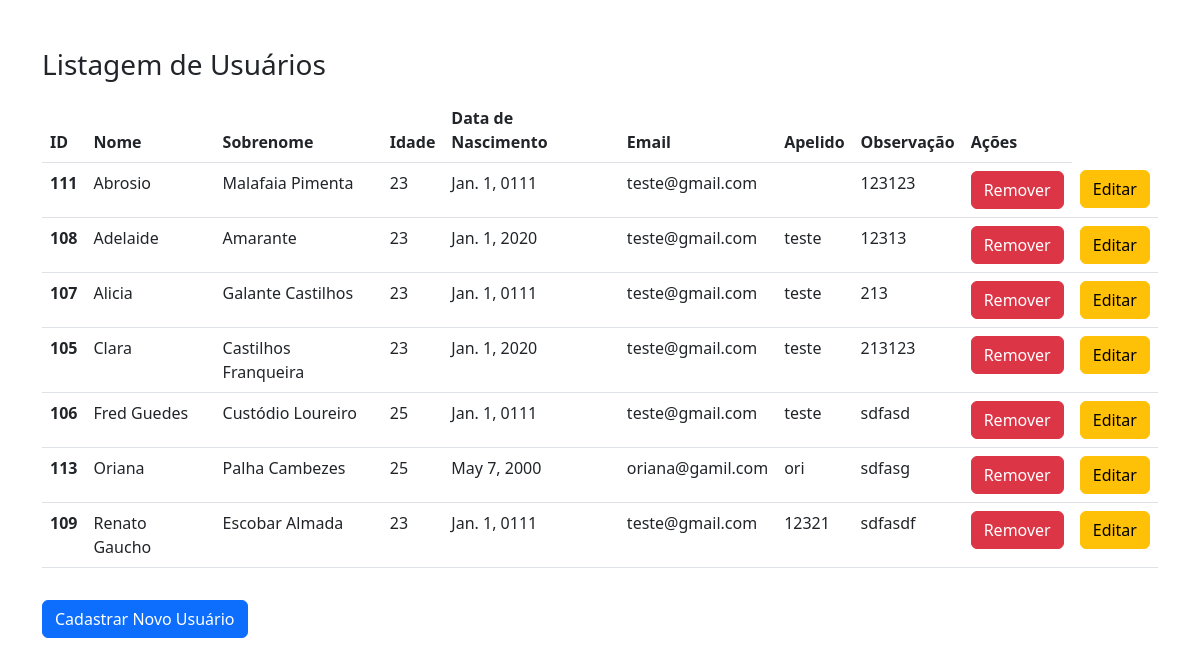
The app's page /listagem with its own data.
### app_cadastro/models.py (models this page shows, shortened)
class User(models.Model):
    nome = models.CharField(max_length=100)
    sobrenome = models.CharField(max_length=100)
    idade = models.IntegerField()
    data_nascimento = models.DateField()
    email = models.CharField(max_length=200)
    apelido = models.CharField(max_length=100, blank=True)
    observacao = models.CharField(max_length=300, blank=True)

### app_cadastro/views.py (the view)
# urls.py: path("listagem", views.tela_listagem, name="listagem"),
def tela_listagem(request):
    context = {}
    users = User.objects.all()
    ordered_users = users.order_by("nome", "sobrenome")
    context["users"] = ordered_users
    return render(request, "listagem.html", context=context)

### templates/listagem.html (shortened to what this page needs)
{% extends 'base.html' %}
{% load static %}
{% block body %}
{% if users %}
<h3 class="mb-3">Listagem de Usuários</h3>
<table class="table">
    <thead>
        <tr>
            <th scope="col">ID</th>
            <th scope="col">Nome</th>
            <th scope="col">Sobrenome</th>
            <th scope="col">Idade</th>
            <th scope="col">Data de Nascimento</th>
            <th scope="col">Email</th>
            <th scope="col">Apelido</th>
            <th scope="col">Observação</th>
            <th scope="col">Ações</th>
        </tr>
    </thead>
    <tbody>
    {% for user in users %}
        <tr>
            <th scope="row" class="id">{{user.id}}</th>
            <td class="nome">{{user.nome}}</td>
            <td class="sobrenome">{{user.sobrenome}}</td>
            <td class="idade">{{user.idade}}</td>
            <td class="data_nascimento">{{user.data_nascimento}}</td>
            <td class="email">{{user.email}}</td>
            <td class="apelido">{{user.apelido}}</td>
            <td class="observacao">{{user.observacao}}</td>
            <td><button type="button" class="btn btn-danger deletar">Remover</button></td>
            <td><button type="button" class="btn btn-warning editar">Editar</button></td>
        </tr>
    {% endfor %}
    </tbody>
</table>
<button type="submit" class="btn btn-primary mt-3 mb-5" onclick="load_cadastro()">Cadastrar Novo Usuário</input>
{% endif %}
{% endblock %}

### templates/base.html (shortened to what this page needs)
{% load static %}
<!DOCTYPE html>
<html lang="en">
<head>
  <link href="{% static 'css/bootstrap.css' %}" rel="stylesheet">
</head>
<body>
  <br>
  <br>
    <div class="container">
    {% block body %}
    {% endblock %}
    </div>
</body>
</html>

### records on screen
User: id "111", nome "Abrosio", sobrenome "Malafaia Pimenta", idade "23", data_nascimento "Jan. 1, 0111", email "teste@gmail.com", observacao "123123"
User: id "108", nome "Adelaide", sobrenome "Amarante", idade "23", data_nascimento "Jan. 1, 2020", email "teste@gmail.com", apelido "teste", observacao "12313"
User: id "107", nome "Alicia", sobrenome "Galante Castilhos", idade "23", data_nascimento "Jan. 1, 0111", email "teste@gmail.com", apelido "teste", observacao "213"
User: id "105", nome "Clara", sobrenome "Castilhos Franqueira", idade "23", data_nascimento "Jan. 1, 2020", email "teste@gmail.com", apelido "teste", observacao "213123"
User: id "106", nome "Fred Guedes", sobrenome "Custódio Loureiro", idade "25", data_nascimento "Jan. 1, 0111", email "teste@gmail.com", apelido "teste", observacao "sdfasd"
User: id "113", nome "Oriana", sobrenome "Palha Cambezes", idade "25", data_nascimento "May 7, 2000", email "oriana@gamil.com", apelido "ori", observacao "sdfasg"
User: id "109", nome "Renato Gaucho", sobrenome "Escobar Almada", idade "23", data_nascimento "Jan. 1, 0111", email "teste@gmail.com", apelido "12321", observacao "sdfasdf"
